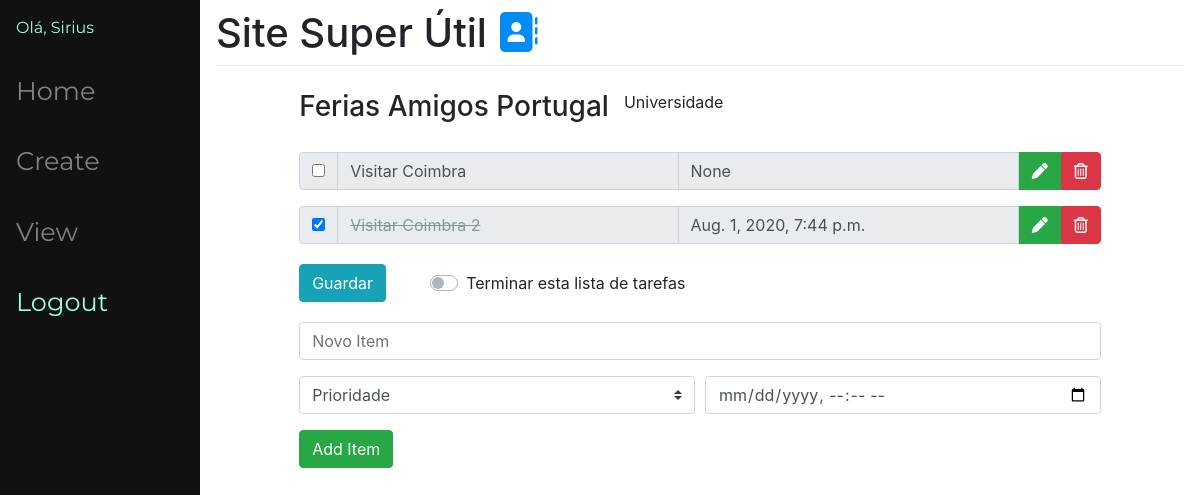
The page /9 (signed in) on the database its author committed.
### main/models.py (models this page shows, shortened)
class ToDoList(models.Model):
    class list_type_choices(models.TextChoices):
        CASA = 'Casa', 'Casa'
        TRABALHO = 'Trabalho', 'Trabalho'
        UNIVERSIDADE = 'Universidade','Universidade'
        HOBBY = 'Hobby', 'Hobby'
        OUTRO = 'Outro', 'Outro'
    user = models.ForeignKey(User, on_delete=models.CASCADE, related_name="todolist", null=True)
    name = models.CharField(max_length = 200)
    list_type = models.CharField(blank=True, choices=list_type_choices.choices, max_length = 100) # OPCIONAL
    finish = models.BooleanField(default=False)# OPCIONAL

class Item(models.Model):
    class item_priority_choices(models.TextChoices):
        ALTA = 'Alta', 'Alta'
        MEDIA = 'Media', 'Media'
        BAIXA = 'Baixa', 'Baixa'
    ToDoList = models.ForeignKey(ToDoList, on_delete=models.CASCADE)
    text = models.CharField(max_length=300)
    complete = models.BooleanField()# OPCIONAL
    item_priority = models.CharField(blank=True, choices=item_priority_choices.choices, max_length = 100) # OPCIONAL
    deadline_date = models.DateTimeField(blank = True, null=True, default='none') # OPCIONAL

### main/views.py (the view, shortened to what this page needs)
# urls.py: path("<int:id>", views.index, name = 'index'),
@login_required(login_url='/login')
def index(response, id):
    ls = ToDoList.objects.get(id=id)
    return render(response, "main/list.html", {"ls": ls})

### main/templates/main/list.html (shortened to what this page needs)
{% extends "main/base.html" %}
{% load crispy_forms_tags %}
{% load static %}
{% block head %}
    <link rel='stylesheet' type="text/css" href="{% static '/css/list.css' %}">
{% endblock %}
{% block content %}
    <div class="row">
        <div class="col-md-auto">
            <h3>{{ls.name}}</h3>
        </div>
        <div class="col">
            <p>{{ls.list_type}}</p>
        </div>
    </div>
    <form method="post" action="" class="form-group">
        {% for item in ls.item_set.all %}
        <div class="input-group mb-3">
            <div class="input-group-prepend">
                <div class="input-group-text">
                    {% if item.complete == False %}
                        {% if ls.finish == True %}
                            <input type="checkbox", value = "clicked", name="c{{item.id}}" checked disabled>
                        {% else %}
                            <input type="checkbox", value = "clicked", name="c{{item.id}}">
                        {% endif %}
                    {% else %}
                        {% if ls.finish == True %}
                            <input type="checkbox", value = "clicked", name="c{{item.id}}" disabled checked>
                        {% else %}
                            <input type="checkbox", value = "clicked", name="c{{item.id}}" checked>
                        {% endif %}
                    {% endif %}
                </div>
            </div>
            {% if item.complete == False %}
                <input type="text", value="{{item.text}}", class="form-control {{item.item_priority}}" id='{{item.id}}' name="t{{item.id}}" readonly>
            {% else %}
                <input type="text", value="{{item.text}}", class="form-control done {{item.item_priority}}" id='{{item.id}}' name="t{{item.id}}" readonly>
            {% endif %}
            <input type="text" value="{{item.deadline_date}}" id="d{{item.id}}" name="d{{item.id}}" class="form-control date" readonly>
            <button onclick='edit({{item.id}})' class="btn btn-success btn-lm rounded-0" type="button" data-toggle="tooltip" data-placement="top" title="Edit" ><i class="fas fa-pen"></i></button>
            <button class="btn btn-danger btn-lm round" type="submit" data-toggle="tooltip" data-placement="top" value='{{item.id}}' name='delete' title='Eliminar este item'><i class="far fa-trash-alt"></i></button>
        </div>
        {% endfor %}
        <div class="form-inline">
            <div class="my-1 mr-2">
                <button onclick='validateForm2()' type='submit' name="save", value="save", class="btn btn-info">Guardar</button>
            </div>
            <div class="custom-switch my-1 mr-sm-2">
                <div class="custom-control custom-switch">
                    <label class="custom-control-label" for="customSwitch1">Terminar esta lista de tarefas</label>
                </div>
            </div>
        </div>
        <div class="form-group">
            <input type="text" class="form-control" name="new" placeholder="Novo Item", id='new' {% if ls.finish == True %} disabled {% endif %}>
        </div>
        <div class="form-row">
            <div class="col">
                <select class="custom-select" name='prio' {% if ls.finish == True %} disabled {% endif %} >
                    <option selected>Prioridade</option>
                </select>
            </div>
            <div class="col">
            <input type="datetime-local" class="form-control" placeholder="DeadLine" name='date'  {% if ls.finish == True %} disabled {% endif %} >
            </div>
        </div>
        <button type="submit" onclick='validateForm()' name="newItem", value="newItem", class="btn btn-success"  {% if ls.finish == True %} disabled {% endif %}>Add Item</button>
    </form>
{% endblock%}

### main/templates/main/base.html (shortened to what this page needs)
{% load static %}
<!doctype html>
<html lang="en">
  <head>
    <link rel="stylesheet" href="https://stackpath.bootstrapcdn.com/bootstrap/4.5.0/css/bootstrap.min.css">
    <link rel='stylesheet' type="text/css" href="{% static '/css/base.css' %}">
    {% block head %}  {% endblock %}
  </head>
  <body {% block body %} {% endblock %} >
    <div class="sidenav">
        <div class="user-info">
          {% if user.is_authenticated %}
            <span>Olá, {{user.username}}</span>
          {% else %}
            <a href="/login" class="side-login">Login</a>
          {% endif %}
        </div>
        <a href="/">Home</a>
        <a href="/create">Create</a>
        <a href="/view">View</a>
        {% if user.is_authenticated %}
          <a href="/logout" class="side-logout">Logout</a>
        {% endif %}
      </div>
    <div id="content" , name="content", class='main'>
      <nav>
        <div class='logo'>
          <h1 class="mt-2">Site Super Útil <i class="fas fa-address-book"></i></h1>
        </div>
      </nav>
      <hr class="mt-0 mb-4">
      <div class="row justify-content-center">
        <div class="col-10">
          {% block content %}
          {% endblock %}
        </div>
      </div>
    </div>
    </html>

### static/css/base.css (style rules this page uses)
.sidenav { background-color: #111; margin: 0; padding: 0; width: 200px; position: fixed; height: 100%; }
.sidenav a { color: #818181; font-family: 'Montserrat', sans-serif; display: block; padding: 16px; text-decoration: none; font-size: 160%; }
.main { margin-left: 200px; padding: 1px 16px; height: 1000px; }
.user-info span { padding: 16px; text-decoration: none; font-size: 100%; color: rgb(155, 255, 222); display:block; font-family: 'Montserrat', sans-serif; }
.sidenav .side-logout, .side-login { color: rgb(155, 255, 222); }
.main nav { display: flex; justify-content:left; align-items: center; }
h1 .fas.fa-address-book { color: #028CF3; }

### static/css/list.css (style rules this page uses)
input.done { text-decoration: line-through; color: rgb(131, 153, 156); }
button.round { border-bottom-left-radius: 0px; border-top-left-radius: 0px; border-bottom-right-radius: 4px; border-top-right-radius: 4px; }
div.row { margin-bottom: 20px; }
div.col { padding-left: 0%; }

### rows shown on the page
ToDoList: name "Ferias Amigos Portugal", list_type "Universidade", prio "Prioridade"
Item: text "Visitar Coimbra", deadline_date "None", {{ item.id }} 9 (drawn)
Item: text "Visitar Coimbra 2", deadline_date "Aug. 1, 2020, 7:44 p.m.", {{ item.id }} 70 (drawn)

### other values the page prints
{{ user.username }} "Sirius"
